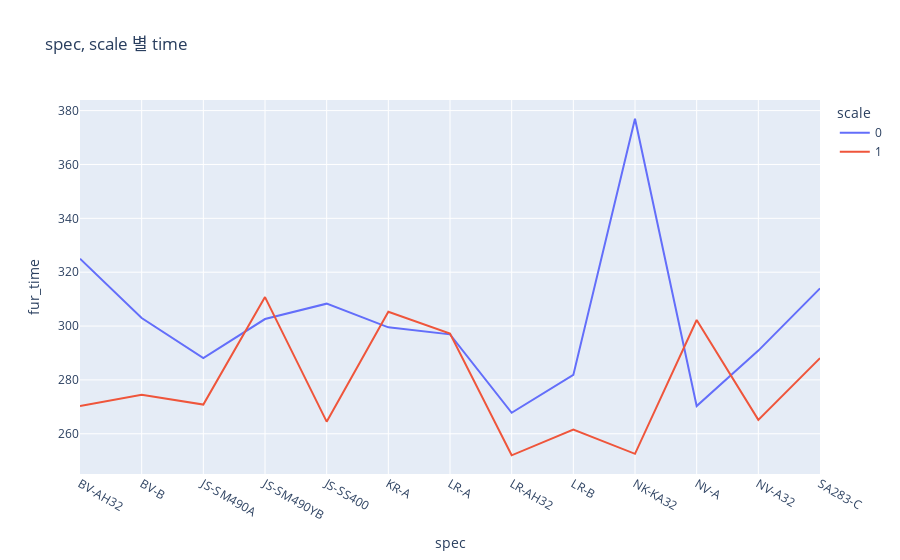

Notebook code for this chart:
### Code cell
px.line(ans03, x='spec',y='fur_time', color='scale', title='spec, scale 별 time')

### Figure 1 — Plotly figure (JSON) as saved in the notebook; plotly's stock layout.template omitted (floating-point values rounded to 4 significant figures)
{"data": [{"hovertemplate": "scale=0<br>spec=%{x}<br>fur_time=%{y}<extra></extra>", "legendgroup": "0", "line": {"color": "#636efa", "dash": "solid"}, "marker": {"symbol": "circle"}, "mode": "lines", "name": "0", "orientation": "v", "showlegend": true, "type": "scatter", "x": ["BV-AH32", "BV-B", "JS-SM490A", "JS-SM490YB", "JS-SS400", "KR-A", "LR-A", "LR-AH32", "LR-B", "NK-KA32", "NV-A", "NV-A32", "SA283-C"], "xaxis": "x", "y": [325, 303, 288.1, 302.6, 308.3, 299.5, 296.9, 267.8, 281.8, 377, 270.3, 290.9, 314], "yaxis": "y"}, {"hovertemplate": "scale=1<br>spec=%{x}<br>fur_time=%{y}<extra></extra>", "legendgroup": "1", "line": {"color": "#EF553B", "dash": "solid"}, "marker": {"symbol": "circle"}, "mode": "lines", "name": "1", "orientation": "v", "showlegend": true, "type": "scatter", "x": ["BV-AH32", "BV-B", "JS-SM490A", "JS-SM490YB", "JS-SS400", "KR-A", "LR-A", "LR-AH32", "LR-B", "NK-KA32", "NV-A", "NV-A32", "SA283-C"], "xaxis": "x", "y": [270.3, 274.5, 270.8, 310.8, 264.5, 305.3, 297.3, 252, 261.6, 252.5, 302.2, 265.2, 288.1], "yaxis": "y"}], "layout": {"legend": {"title": {"text": "scale"}, "tracegroupgap": 0}, "title": {"text": "spec, scale 별 time"}, "xaxis": {"anchor": "y", "domain": [0, 1], "title": {"text": "spec"}}, "yaxis": {"anchor": "x", "domain": [0, 1], "title": {"text": "fur_time"}}}}
